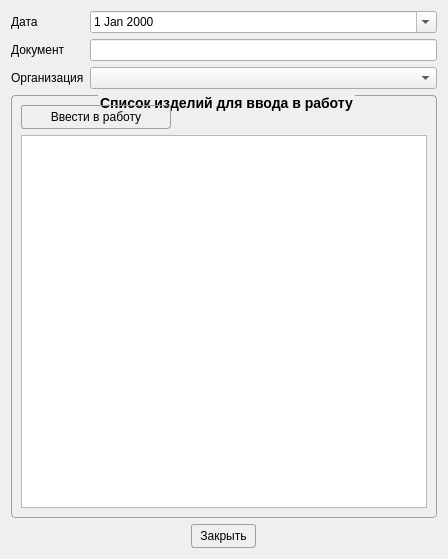
<?xml version="1.0" encoding="UTF-8"?>
<ui version="4.0">
 <class>StartWorkWindow</class>
 <widget class="QDialog" name="StartWorkWindow">
  <property name="geometry">
   <rect>
    <x>0</x>
    <y>0</y>
    <width>448</width>
    <height>559</height>
   </rect>
  </property>
  <property name="windowTitle">
   <string>Ввод в работу</string>
  </property>
  <property name="styleSheet">
   <string notr="true">QGroupBox {
    border: 1px solid #9F9F9F;
    font-size: 14px;
    font-weight: 800;
    color: black;
    border-radius: 4px;
    margin-top: 2.5ex; 
    padding-top: 2ex;
}
QGroupBox::title {
    subcontrol-origin: margin;
    subcontrol-position: top center;
}


QPushButton {
    border-radius: 3px;
    border: 1px solid #9F9F9F;
	padding-left: 8px;
	padding-right: 8px;
	padding-top: 4px;
	padding-bottom: 4px;
}

QPushButton:hover { 
	background-color: white;
}

QPushButton:pressed {
background-color: LightGray;
    position: relative;
     top: 4px; left: 4px;
}


</string>
  </property>
  <layout class="QVBoxLayout" name="verticalLayout">
   <item>
    <layout class="QFormLayout" name="formLayout">
     <item row="0" column="0">
      <widget class="QLabel" name="label">
       <property name="text">
        <string>Дата</string>
       </property>
      </widget>
     </item>
     <item row="0" column="1">
      <widget class="QDateEdit" name="deDate">
       <property name="calendarPopup">
        <bool>true</bool>
       </property>
       <property name="timeSpec">
        <enum>Qt::TimeSpec::LocalTime</enum>
       </property>
      </widget>
     </item>
     <item row="1" column="0">
      <widget class="QLabel" name="label_2">
       <property name="text">
        <string>Документ</string>
       </property>
      </widget>
     </item>
     <item row="1" column="1">
      <widget class="QLineEdit" name="leDoc"/>
     </item>
     <item row="2" column="0">
      <widget class="QLabel" name="label_5">
       <property name="text">
        <string>Организация</string>
       </property>
      </widget>
     </item>
     <item row="2" column="1">
      <widget class="QComboBox" name="cbOrganization"/>
     </item>
    </layout>
   </item>
   <item>
    <widget class="QGroupBox" name="groupBox">
     <property name="title">
      <string>Список изделий для ввода в работу</string>
     </property>
     <layout class="QVBoxLayout" name="verticalLayout_2">
      <item>
       <widget class="QPushButton" name="pbProdToWork">
        <property name="maximumSize">
         <size>
          <width>150</width>
          <height>16777215</height>
         </size>
        </property>
        <property name="text">
         <string>Ввести в работу</string>
        </property>
        <property name="icon">
         <iconset resource="resource.qrc">
          <normaloff>:/image/gear_in.png</normaloff>:/image/gear_in.png</iconset>
        </property>
        <property name="iconSize">
         <size>
          <width>24</width>
          <height>24</height>
         </size>
        </property>
       </widget>
      </item>
      <item>
       <widget class="QListWidget" name="lwProduct">
        <property name="alternatingRowColors">
         <bool>true</bool>
        </property>
        <property name="selectionMode">
         <enum>QAbstractItemView::SelectionMode::ExtendedSelection</enum>
        </property>
       </widget>
      </item>
     </layout>
    </widget>
   </item>
   <item alignment="Qt::AlignmentFlag::AlignHCenter">
    <widget class="QPushButton" name="pbClose">
     <property name="maximumSize">
      <size>
       <width>150</width>
       <height>16777215</height>
      </size>
     </property>
     <property name="text">
      <string>Закрыть</string>
     </property>
     <property name="icon">
      <iconset resource="resource.qrc">
       <normaloff>:/image/Exit.png</normaloff>:/image/Exit.png</iconset>
     </property>
     <property name="iconSize">
      <size>
       <width>32</width>
       <height>32</height>
      </size>
     </property>
    </widget>
   </item>
  </layout>
 </widget>
 <resources>
  <include location="resource.qrc"/>
 </resources>
 <connections>
  <connection>
   <sender>pbClose</sender>
   <signal>clicked()</signal>
   <receiver>StartWorkWindow</receiver>
   <slot>reject()</slot>
   <hints>
    <hint type="sourcelabel">
     <x>349</x>
     <y>491</y>
    </hint>
    <hint type="destinationlabel">
     <x>549</x>
     <y>263</y>
    </hint>
   </hints>
  </connection>
 </connections>
</ui>
